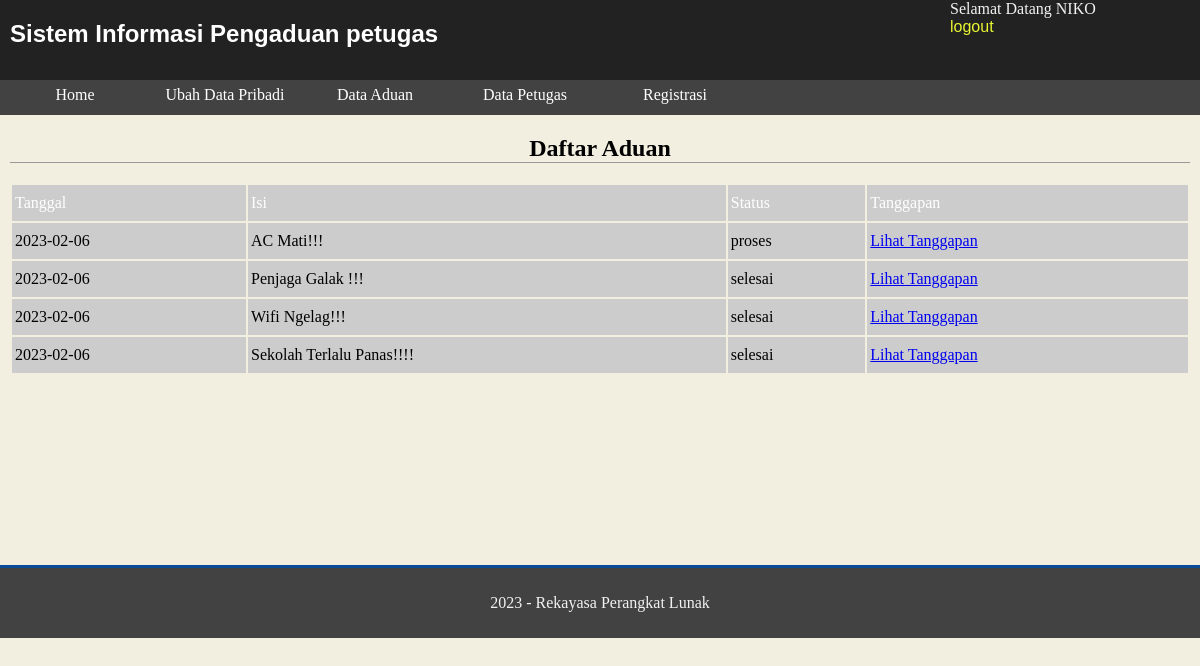
The app's page /petugas/aduan.php (signed in) with its own data.
### tables this page shows
CREATE TABLE `petugas` (
  `id_petugas` int(11) NOT NULL,
  `nama_petugas` varchar(35) NOT NULL,
  `username` varchar(25) NOT NULL,
  `password` varchar(32) NOT NULL,
  `no_telp` varchar(15) NOT NULL,
  `level` enum('admin','petugas') NOT NULL
);

CREATE TABLE `pengaduan` (
  `id_pengaduan` int(11) NOT NULL,
  `tgl_pengaduan` date NOT NULL,
  `nik` char(20) NOT NULL,
  `isi_laporan` text NOT NULL,
  `foto` varchar(50) NOT NULL,
  `status` enum('0','proses','selesai') NOT NULL
);

### petugas/aduan.php (the view, shortened to what this page needs)
<?php
include "../inc/koneksi.php";
$kueri_identitas = mysqli_query($konek, "SELECT * FROM petugas WHERE id_petugas =
'" . $_SESSION['ses_idpetugas'] . "'");
$data_identitas = mysqli_fetch_array($kueri_identitas);
?>
<!DOCTYPE html>
<html>
<head>
    <link rel="stylesheet" type="text/css" href="stylepetugas.css">
</head>
<body>
    <header>
        <h1>Sistem Informasi Pengaduan petugas</h1>
        <div class="identitas">Selamat Datang
            <?php echo $data_identitas[1]; ?><br>
            <a href="aksipetugas.php?a=logout">logout</a>
        </div>
    </header>
    <nav>
        <?php
        include("menu.php");
        ?>
    </nav>
    <div class="container">
        <div class="content">
            <h2>Daftar Aduan</h2>
            <table width="100%">
                <tr>
                    <td width="20%" class="headertabel">Tanggal</td>
                    <td class="headertabel">Isi</td>
                    <td class="headertabel">Status</td>
                    <td class="headertabel">Tanggapan</td>
                </tr>
                <?php
                $kueri_pengaduan = mysqli_query($konek, "SELECT * FROM pengaduan ORDER
BY tgl_pengaduan DESC");
                while ($data_pengaduan = mysqli_fetch_array($kueri_pengaduan)) {
                    echo "<tr><td>" . $data_pengaduan[1] . "</td>
 <td>" . $data_pengaduan[3] . "</td><td>" . $data_pengaduan[5] . "</td>
 <td>
 <a href='tanggapan.php?id=" . $data_pengaduan[0] . "'>Lihat
Tanggapan</a> </td></tr>";
                }
                ?>
            </table>
        </div>
    </div>
    <footer>
        <p>2023 - Rekayasa Perangkat Lunak</p>
    </footer>
</body>
</html>

### petugas/stylepetugas.css (style rules this page uses)
body { margin: 0; padding: 0; background: #F3EFE0; }
header { margin: 0; padding: 0; background: #222222; display: block; height: 80px; color: #f2f2f2; }
header h1 { margin: 0; padding: 20px 10px 10px 10px; font-size: 24px; font-family: Arial,Helvetica; width: 600px; float: left; color: #fff; }
nav { background: #434242; width: 100%; height: 35px; display: block; }
.container { width: 100%; clear: both; float: left; min-height: 450px; }
.content { margin: 10px; display: block; }
.content td { background: #ccc; height: 30px; padding: 3px; }
footer { clear: both; display: block; background: #434242; border-top: solid 3px #0c4b98; color: #f2f2f2; height: 50px; text-align: center; padding: 10px; }
h2 { text-align: center; border-bottom: solid 1px #999; }
.identitas { width: 250px; height: 100px; display: block; float: right; }
.identitas a, .identitas a:link, .identitas a:visited, .identitas a:active { text-decoration: none; color: #e9f531; font-size: 16px; font-family: Arial,Helvetica; }
.headertabel { height: 30px; padding-left: 10px; background: #22A39F; color: #fff; }

### records on screen
petugas: nama_petugas "NIKO"
pengaduan: tgl_pengaduan "2023-02-06", isi_laporan "AC Mati!!!", status "proses"
pengaduan: tgl_pengaduan "2023-02-06", isi_laporan "Penjaga Galak !!!", status "selesai"
pengaduan: tgl_pengaduan "2023-02-06", isi_laporan "Wifi Ngelag!!!", status "selesai"
pengaduan: tgl_pengaduan "2023-02-06", isi_laporan "Sekolah Terlalu Panas!!!!", status "selesai"
